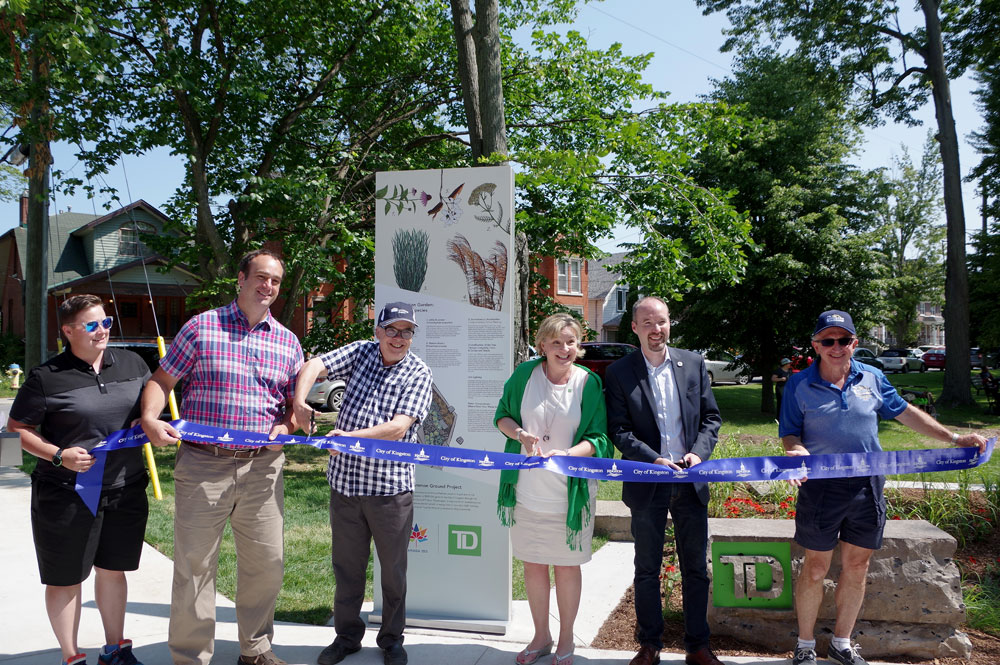
#> input picture Development/images/image5.png, 1000 x 665 px, found by its file name
$ jupyter execute --allow-errors aux.ipynb
#> lines starting #> are read from the running program, lines starting #| are printed output that depends on the picture; after the words box and inside, x2 and y2 are one past the last pixel; in counts of white or black regions, pixels touching at a corner belong together
[cell 1]
import docx2txt
import pdfplumber
import cv2
import pytesseract
pytesseract.pytesseract.tesseract_cmd = '/opt/homebrew/Cellar/tesseract/5.0.1/bin/tesseract'

[cell 2]
tests_filepath = "/Users/braulioantonio/Documents/Git/QMIND-knowledge-graph-project/Development/datasets/doc2txt_testfiles/"
docx_filepath = tests_filepath + "docx_test.docx"
pdf_filepath = tests_filepath+'Test1PDF.pdf'
png_filepath = tests_filepath + 'image5.png'

[cell 3]
def docx2text(filepath, save_img = False):
    dirpath = os.path.dirname(filepath)
    if save_img:
        if os.path.isdir(dirpath+'/temp_images_dir')==False:
            os.mkdir(dirpath+'/temp_images_dir')
        return docx2txt.process(filepath, dirpath+'/temp_images_dir')
    else: return docx2txt.process(filepath)

[cell 4]
def pdf2text(filepath):
	pdf = pdfplumber.open(filepath)
	string = ""
	for page in pdf.pages:
		string = string+ page.extract_text()
	return string

[cell 5]
image = cv2.imread(png_filepath,0)
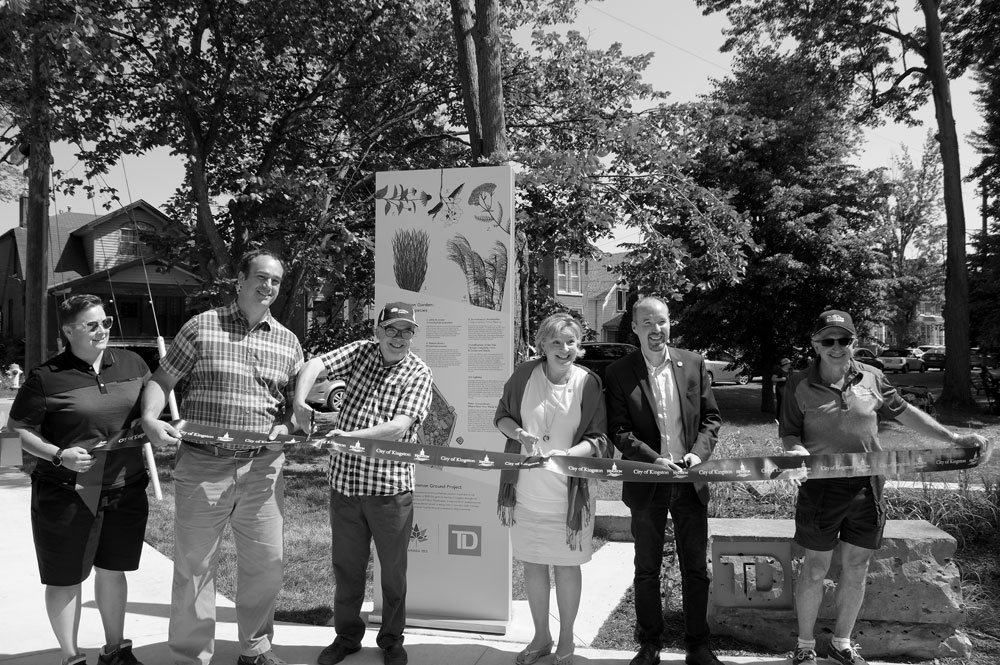
#> image: shape (665, 1000); min 0, max 255, mean 96
thresh = cv2.threshold(image, 150, 250, cv2.THRESH_BINARY_INV)[1]
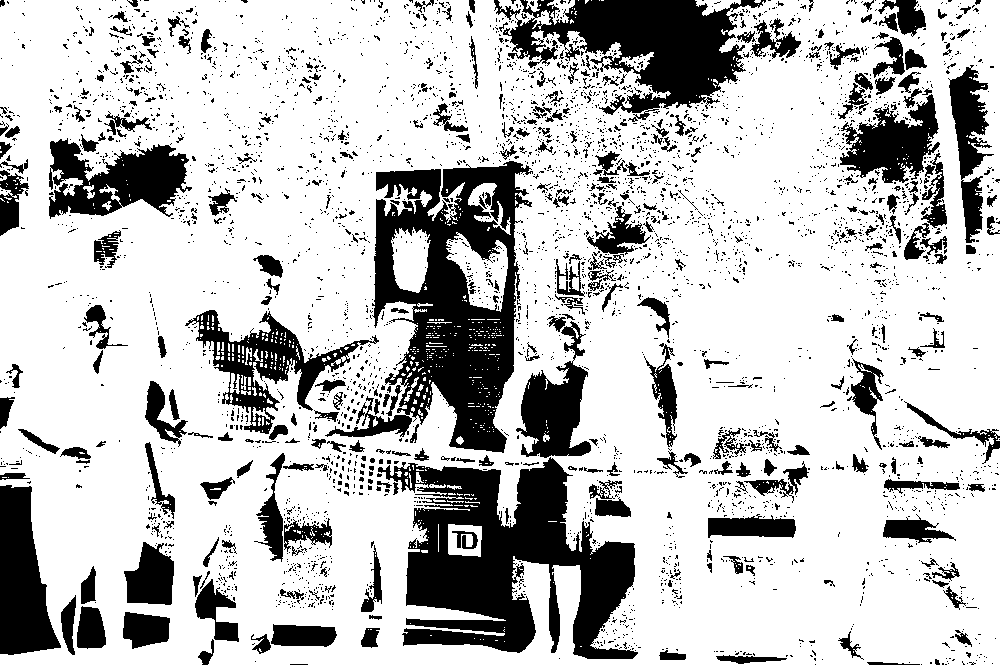
#> thresh: shape (665, 1000); values 0 (black) and 250 (white), 75.6% white; 4095 black regions (3749 under 20 px), largest, box (x1, y1, x2, y2) and area: (378, 457, 638, 659) 26647, (325, 161, 533, 453) 25395, (494, 0, 766, 122) 15119

[cell 6]
kernel = cv2.getStructuringElement(cv2.MORPH_RECT, (5,5))
opening = cv2.morphologyEx(thresh, cv2.MORPH_OPEN, kernel)
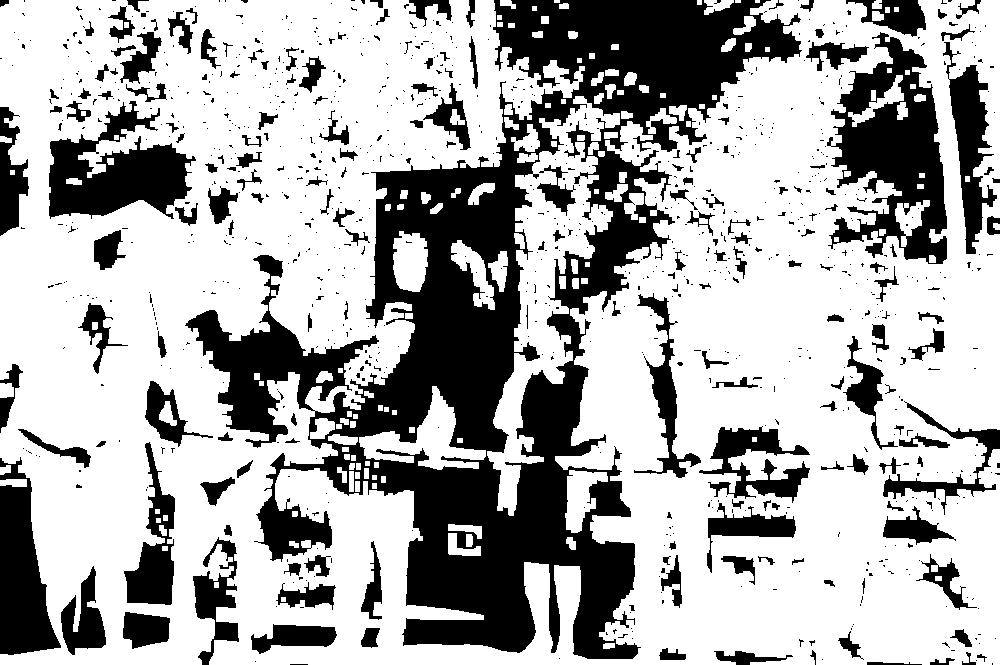
#> opening: shape (665, 1000); values 0 (black) and 250 (white), 68.1% white; 980 black regions (794 under 20 px), largest, box (x1, y1, x2, y2) and area: (185, 0, 802, 659) 121146, (827, 32, 947, 264) 14410, (49, 101, 196, 219) 9087
result = 255 - opening

[cell 7]
cv2.imshow('thresh', thresh)
cv2.imshow('opening', opening)
cv2.imshow('result', result)

print(pytesseract.image_to_string(image))
#> (this line was passed over: pytesseract is not available in this run)
